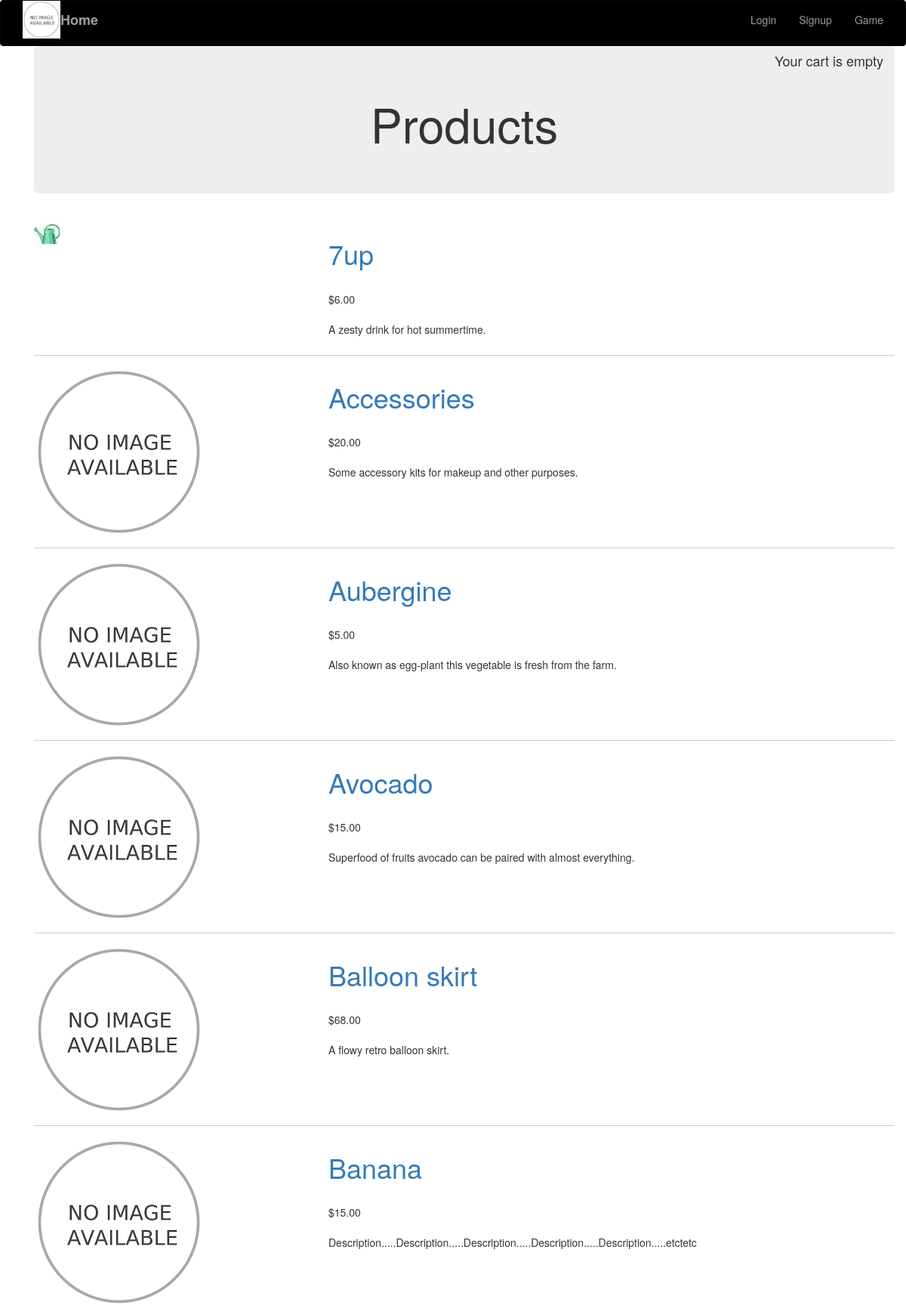
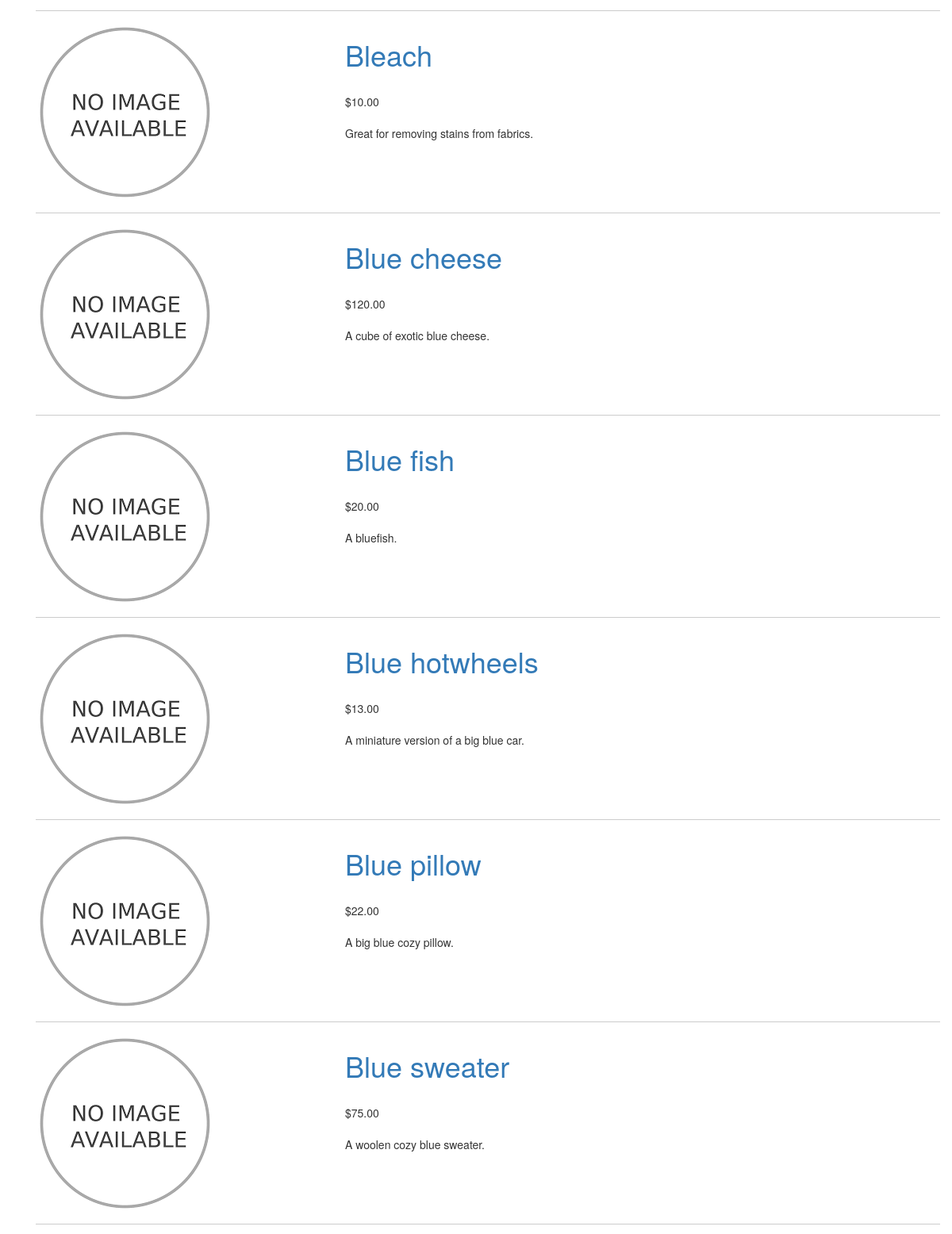
Page /product_list/ (upper part) on the committed database (2 pictures, top to bottom).
### supermarket/models.py (models this page shows, shortened)
class Productdb(models.Model):
    category = models.ForeignKey(Category, related_name='products',on_delete=models.PROTECT)
    name = models.CharField(max_length=200, db_index=True)
    slug = models.SlugField(max_length=200, db_index=True)
    image = ResizedImageField(size=[300, 300], upload_to='products/%Y/%m/%d', blank=True)
    description = models.TextField(blank=True)
    price = models.DecimalField(max_digits=10, decimal_places=2)
    stock = models.PositiveIntegerField()
    available = models.BooleanField(default=True)
    created = models.DateTimeField(auto_now_add=True)
    updated = models.DateTimeField(auto_now=True)
    class Meta:
        ordering = ('name',)
        index_together = (('id', 'slug'),)
    def get_absolute_url(self):
        return reverse('product_detail', args=[self.id, self.slug])

### supermarket/views.py (the view)
# urls.py: url(r'^product_list/$', core_views.product_list, name='product_list'),
def product_list(request, category_slug=None):
    category = None
    categories = Category.objects.all()
    products = Productdb.objects.filter(available=True)
    if category_slug:
        category = get_object_or_404(Category, slug=category_slug)
        products = products.filter(category=category)
    return render(request, 'list.html', {'category': category,
                                                      'categories': categories,
                                                      'products': products})

### cart/cart.py (called while the page is built)
    def __len__(self):
        return sum(item['quantity'] for item in self.cart.values())

### cart/context_processors.py (called while the page is built)
def cart(request):
    return {'cart': Cart(request) }

### market/templates/list.html (shortened to what this page needs)
{% extends "base.html" %}
{% load static %}
{% block content %}
<div class="pull-right" >
    {% with total_items=cart|length %}
        {% if cart|length > 0 %}
            <h4>Your cart:</h4>
            <a href="{% url "cart:cart_detail" %}">
                <h4>{{ total_items }} item{{ total_items|pluralize }}, ${{ cart.get_total_price }}</h4>
            </a>
        {% else %}
            <h4>Your cart is empty</h4>
        {% endif %}
    {% endwith %}
</div>
    <div class ="container">
      <div class ="jumbotron" style= "text-align :center ; margin :0 auto">
        <h1>{% if category %}{{ category.name }}{% else %}Products{% endif %}</h1>
        </div>
        <br>
        <br>
        {% for product in products %}
            <div class="row">
              <div class="col-md-4">
                <a href="{{ product.get_absolute_url }}">
                    <img src= {% if product.image %}"{{ product.image.url }}"{% else %}"{% static "images/no_image.png" %}"{% endif %}>
                </a>
              </div>
              <div class="col-xs-8">
                <h1><a href="{{ product.get_absolute_url }}">{{ product.name }}</a></h1><br>
                ${{ product.price }}<br>
                <br>
                {{ product.description|linebreaks }}
              </div>
            </div>
                 <hr style="display: block;height: 1px;border: 0;border-top: 1px solid #ccc;margin: 1em 0;padding: 0;">
        {% endfor %}
    </div>
{% endblock %}

### rows in the picture
Productdb: image (picture), name "7up", price "6.00", description "A zesty drink for hot summertime."
Productdb: name "Accessories", price "20.00", description "Some accessory kits for makeup and other purposes."
Productdb: name "Aubergine", price "5.00", description "Also known as egg-plant this vegetable is fresh from the farm."
Productdb: name "Avocado", price "15.00", description "Superfood of fruits avocado can be paired with almost everything."
Productdb: name "Balloon skirt", price "68.00", description "A flowy retro balloon skirt."
Productdb: name "Banana", price "15.00", description "Description.....Description.....Description.....Description.....Description.....etctetc"
Productdb: name "Bleach", price "10.00", description "Great for removing stains from fabrics."
Productdb: name "Blue cheese", price "120.00", description "A cube of exotic blue cheese."
Productdb: name "Blue fish", price "20.00", description "A bluefish."
Productdb: name "Blue hotwheels", price "13.00", description "A miniature version of a big blue car."
Productdb: name "Blue pillow", price "22.00", description "A big blue cozy pillow."
Productdb: name "Blue sweater", price "75.00", description "A woolen cozy blue sweater."
